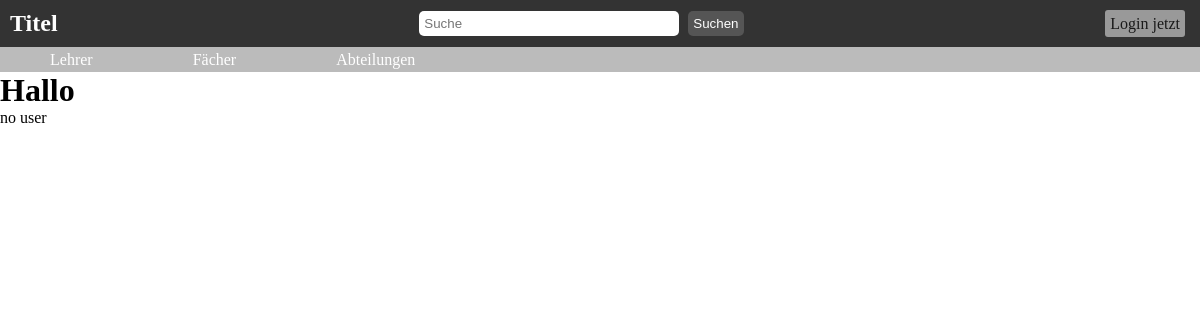
The page /user/ on the database as committed earlier.
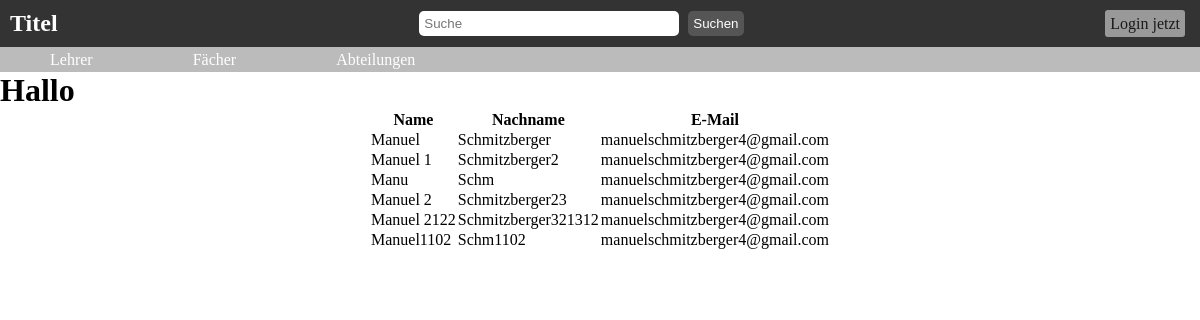
The same page on the database as committed later.
### second_try/models.py (models this page shows, shortened)
class Users_test(models.Model):
    name = models.CharField(max_length=264, unique=True)
    last = models.CharField(max_length=20, unique=True)
    mail = models.EmailField(max_length=50)

### second_try/views.py (the view)
# urls.py: path("user/",views.user,name='user'),
def user(request):
    user_list = Users_test.objects.all()
    user_dict = {'user_register':user_list}
    return render(request,'user.html',context=user_dict)

### templates/user.html (shortened to what this page needs)
<!DOCTYPE html>
{% load static %}
<html lang="de">
    <head>
        <link rel="stylesheet" href= {% static "css/style2.css" %}/>
    </head>
    <body>
      <header>
        <nav id="main">
            <div> <a href="../" class="logo">Titel</a></div>
            <div class="search-bar">
              <input type="text" placeholder="Suche">
              <button>Suchen</button>
            </div>
            <div class="profile">
              <a href="../login" id="login">Login jetzt<a></a>
            </div>
          </nav>
        <nav id="main-search">
          <a class="main-item" href="">Lehrer</a>
          <a class="main-item" href="">Fächer</a>
          <a class="main-item" href="">Abteilungen</a>
        </nav>
      </header>
      <h1>Hallo</h1>
      {% if user_register %}
        <table>
          <thead>
            <th>Name</th>
            <th>Nachname</th>
            <th>E-Mail</th>
          </thead>
          {% for user in user_register %}
          <tr>
            <td>{{ user.name }}</td>
            <td>{{ user.last }}</td>
            <td>{{ user.mail }}</td>
          </tr>
          {% endfor %}
        </table>
        {% else %}
          <p>no user</p>
      {% endif %}
    </body>
</html>

### static/css/style2.css (style rules this page uses)
* { margin: 0px; padding: 0px; }
#main { display: flex; justify-content: space-between; align-items: center; background-color: #333; color: #fff; padding: 10px; }
.logo { font-size: 24px; font-weight: bold; text-decoration: none; color: white; }
.search-bar input[type="text"] { padding: 5px; width: 250px; border: none; border-radius: 5px; margin-right: 5px; }
.search-bar button { padding: 5px; border: none; background-color: #555; color: #fff; border-radius: 5px; }
.profile #login { padding: 5px; margin-right: 5px; opacity: 0.5; border: none; border-radius: 3px; background-color: #fff; text-decoration: none; color: black; }
#main-search { display: flex; align-items: center; background-color: #BBB; height: 25px; }
.main-item { display: flex; align-items: center; text-decoration: none; color: white; background-color: #BBB; padding: 0px 50px 0px ; height: 100%; transition: .5s; }
table { margin: auto; }

Rows that differ between the two databases and show on the page:
added Users_test: name "Manuel", last "Schmitzberger", mail "manuelschmitzberger4@gmail.com"
added Users_test: name "Manuel 1", last "Schmitzberger2", mail "manuelschmitzberger4@gmail.com"
added Users_test: name "Manu", last "Schm", mail "manuelschmitzberger4@gmail.com"
added Users_test: name "Manuel 2", last "Schmitzberger23", mail "manuelschmitzberger4@gmail.com"
added Users_test: name "Manuel 2122", last "Schmitzberger321312", mail "manuelschmitzberger4@gmail.com"
added Users_test: name "Manuel1102", last "Schm1102", mail "manuelschmitzberger4@gmail.com"
Other text that changed with them:
text no longer shown: "no user"
text now shown: "Name Nachname E-Mail"
